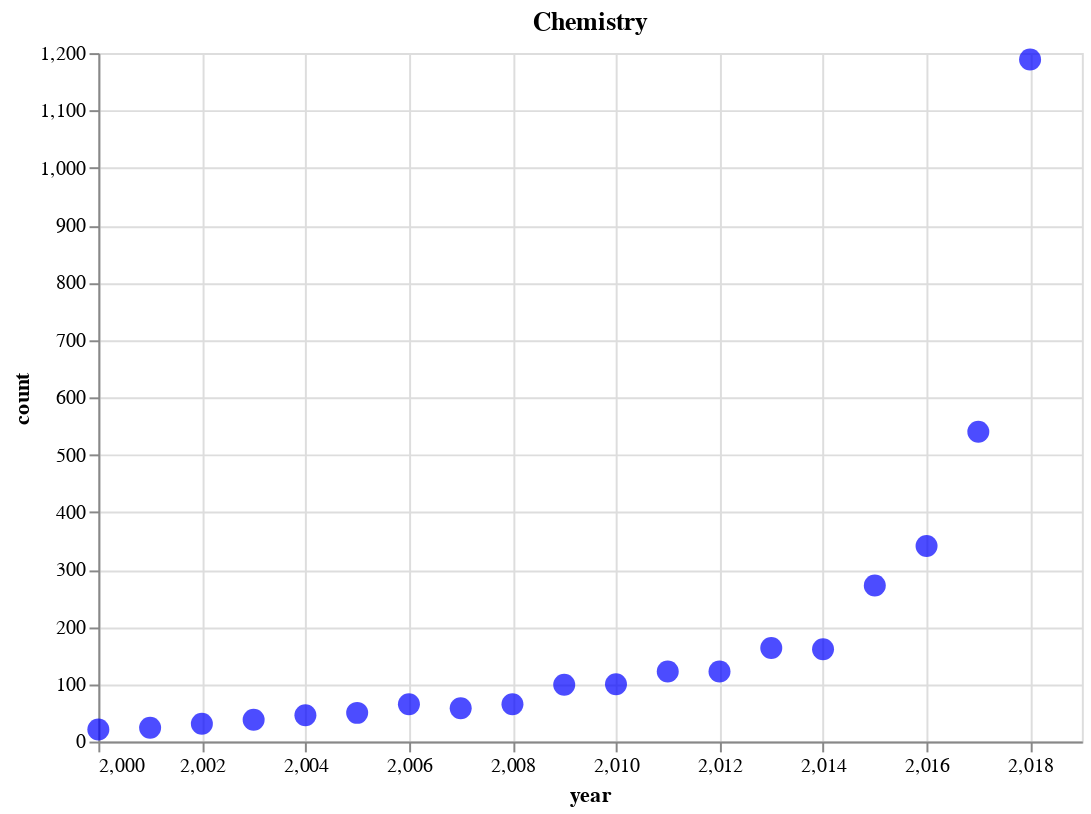

This figure's notebook cell:
### Code cell
charts[1]

### Figure 1 — Vega-Lite specification as saved in the notebook (floating-point values rounded to 4 significant figures)
{"$schema": "https://vega.github.io/schema/vega-lite/v2.4.1.json", "config": {"view": {"height": 300, "width": 400}}, "data": {"values": [{"count": 1189, "year": 2018}, {"count": 540, "year": 2017}, {"count": 341, "year": 2016}, {"count": 272, "year": 2015}, {"count": 161, "year": 2014}, {"count": 163, "year": 2013}, {"count": 122, "year": 2012}, {"count": 122, "year": 2011}, {"count": 100, "year": 2010}, {"count": 99, "year": 2009}, {"count": 65, "year": 2008}, {"count": 58, "year": 2007}, {"count": 65, "year": 2006}, {"count": 50, "year": 2005}, {"count": 46, "year": 2004}, {"count": 38, "year": 2003}, {"count": 31, "year": 2002}, {"count": 24, "year": 2001}, {"count": 21, "year": 2000}]}, "encoding": {"x": {"field": "year", "scale": {"domain": [2000, 2019]}, "type": "quantitative"}, "y": {"field": "count", "type": "quantitative"}}, "height": 350, "mark": {"color": "blue", "size": 125, "type": "circle"}, "title": "Chemistry", "width": 500}
